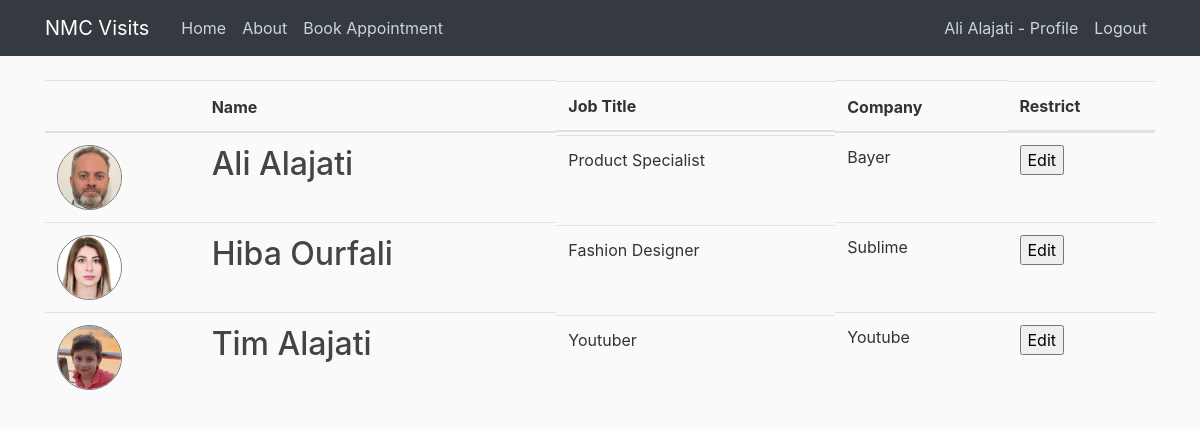
Page /users (signed in) on the earlier database version.
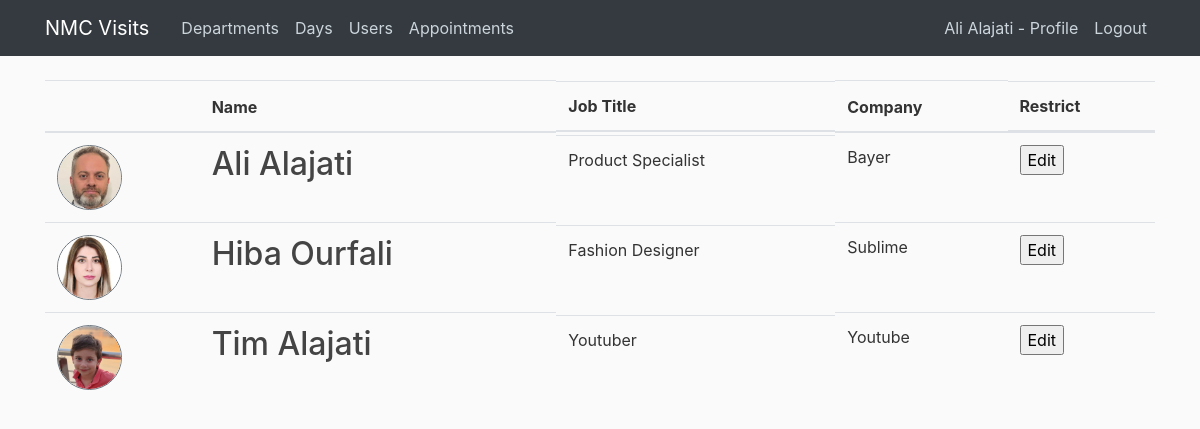
Same page on the later database version.
### nmcvisits/models.py (models this page shows, shortened)
class User(db.Model, UserMixin):
    id = db.Column(db.Integer, primary_key=True)
    username = db.Column(db.String(100), nullable=False)
    email = db.Column(db.String(100), unique=True, nullable=False)
    password = db.Column(db.String(), nullable=False)
    company = db.Column(db.String())
    jobTitle = db.Column(db.String())
    phone = db.Column(db.String())
    imageFile = db.Column(db.String(20), nullable=False, default='default.jpg')
    role = db.Column(db.String(20), nullable=False, default="Visitor")
    notes = db.Column(db.String(300))
    appointments = db.relationship('Appointment', backref='visitor', lazy=True)

### nmcvisits/routes.py (the view)
@app.route("/users", methods=["POST", "GET"])
@login_required
def users():
    users = User.query.all()
    return render_template("users.html", sidebar = False, users=users)

### nmcvisits/models.py (called while the page is built)
@login_manager.user_loader
def load_user(user_id):
    return User.query.get(int(user_id))

### nmcvisits/templates/users.html (shortened to what this page needs)
{% extends "layout.html" %}
{% block body %}
    <table class="table">
        <thead>
            <tr>
            <th></th>
            <th>Name</th>
            <th class="d-none d-md-block">Job Title</th>
            <th>Company</th>
            <th class="d-none d-md-block">Restrict</th>
            </tr>
        </thead>
        <tbody>
            {% for user in users %}
            <tr>
                <td>
                    <img class="rounded-circle border border-secondary article-img" src="{{url_for('static', filename='profile_photos/' + user.imageFile)}}" alt="user photo">
                    </td>
                    <td><h2>{{user.username}}</h2></td>
                    <td class="d-none d-md-block">{{user.jobTitle}}</td>
                    <td>{{user.company}}</td>
                    <td class="d-none d-md-block">
                        <form action="" method="Post">
                            <input type="submit" value="Edit">
                        </form>
                    </td>
            </tr>
            {% endfor %}
        </tbody>
    </table>
{% endblock %}

### nmcvisits/templates/layout.html (shortened to what this page needs)
<!DOCTYPE html>
<html>
<head>
    <link rel="stylesheet" href="https://maxcdn.bootstrapcdn.com/bootstrap/4.0.0/css/bootstrap.min.css">
    <link rel="stylesheet" type="text/css" href="{{ url_for('static', filename='styles.css') }}">
</head>
<body>
    <header class="site-header">
      <nav class="navbar navbar-expand-md navbar-dark bg-dark fixed-top">
        <div class="container">
          <a class="navbar-brand mr-4" href="/">NMC Visits</a>
          <div class="collapse navbar-collapse" id="navbarToggle">
            <div class="navbar-nav mr-auto">
              {% if current_user.role != "Admin" %}
              <a class="nav-item nav-link" href="{{ url_for('home') }}">Home</a>
              <a class="nav-item nav-link" href="{{ url_for('about') }}">About</a>
              <a class="nav-item nav-link" href="{{ url_for('createAppointment') }}">Book Appointment</a>
              {% endif %}
              {% if current_user.role == "Admin" %}
              <a class="nav-item nav-link" href="{{ url_for('departments') }}">Departments</a>
              <a class="nav-item nav-link" href="{{ url_for('allowedDaysToVisit') }}">Days</a>
              <a class="nav-item nav-link" href="{{ url_for('users') }}">Users</a>
              <a class="nav-item nav-link" href="{{ url_for('appointments') }}">Appointments</a>
              {% endif %}
            </div>
            <div class="navbar-nav">
              {% if current_user.is_authenticated %}
              <a class="nav-item nav-link" href="{{ url_for('profile') }}">{{current_user.username}} - Profile</a>
              <a class="nav-item nav-link" href="{{ url_for('logout') }}">Logout</a>
              {% else %}
              <a class="nav-item nav-link" href="{{ url_for('login') }}">Login</a>
              <a class="nav-item nav-link" href="{{ url_for('register') }}">Register</a>
              {% endif %}
            </div>
          </div>
        </div>
      </nav>
    </header>
    <main role="main" class="container">
      <div class="row">
        {% if sidebar %}
        <div class="col-md-{{12-sidebar}}">
        {% else %}
        <div class="col-md-12">
        {% endif %}
          {% block body %}
          {% endblock %}
        </div>
      </div>
    </main>
</body>
</html>

### nmcvisits/static/styles.css (style rules this page uses)
body { background: #fafafa; color: #333333; margin-top: 5rem; }
h1, h2, h3, h4, h5, h6 { color: #444444; }
.site-header .navbar-nav .nav-link { color: #cbd5db; }
.article-img { height: 65px; width: 65px; }

Differences in the rows shown:
changed User "Ali Alajati": role "Visitor" → "Admin" (drawn)
Other differences:
text no longer shown: "Home About Book Appointment"
text now shown: "Departments Days Users Appointments"
